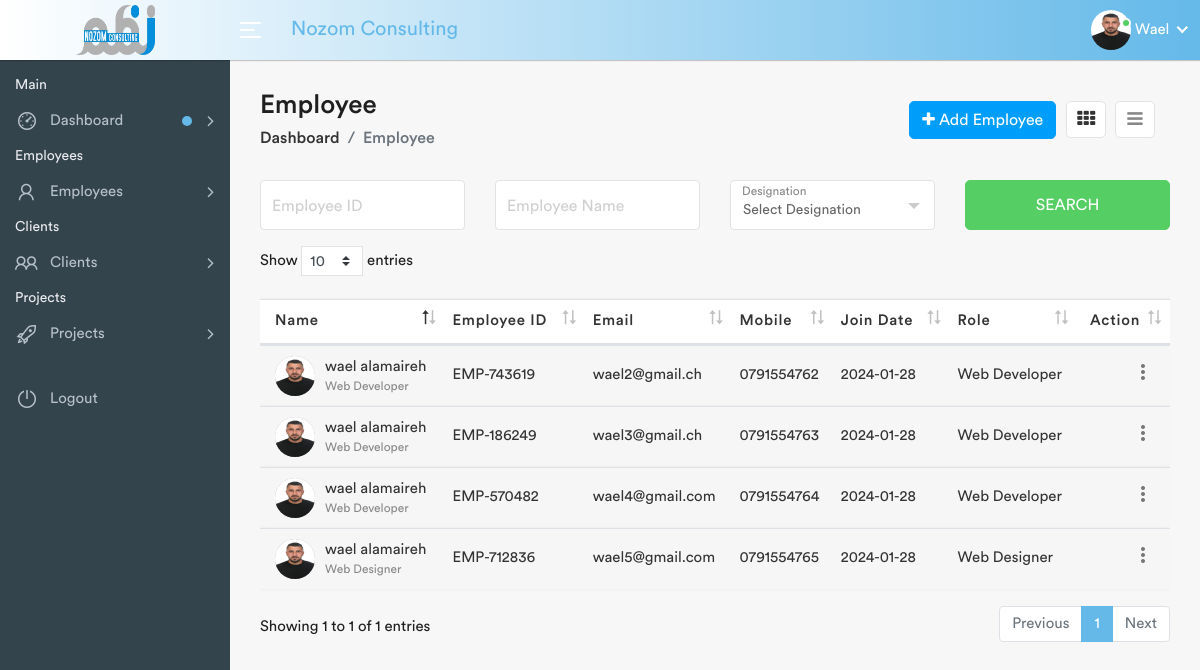
The app's page /employees-list.php (signed in) with its own data.
### tables this page shows
CREATE TABLE `users` (
  `id` int(11) NOT NULL,
  `FirstName` varchar(200) NOT NULL,
  `LastName` varchar(200) NOT NULL,
  `UserName` varchar(200) NOT NULL,
  `Email` varchar(100) NOT NULL,
  `Password` varchar(200) NOT NULL,
  `Phone` varchar(20) NOT NULL,
  `Address` varchar(200) NOT NULL,
  `Picture` varchar(255) NOT NULL,
  `dateTime` datetime NOT NULL DEFAULT current_timestamp()
);

CREATE TABLE `employees` (
  `id` int(11) NOT NULL,
  `FirstName` varchar(100) NOT NULL,
  `LastName` varchar(100) NOT NULL,
  `UserName` varchar(20) NOT NULL,
  `Email` varchar(100) NOT NULL,
  `Password` varchar(255) NOT NULL,
  `Employee_Id` varchar(50) NOT NULL,
  `Phone` varchar(20) NOT NULL,
  `Department` varchar(255) NOT NULL,
  `Designation` varchar(255) NOT NULL,
  `Joining_Date` date NOT NULL DEFAULT current_timestamp(),
  `Picture` varchar(200) NOT NULL,
  `DateTime` datetime NOT NULL DEFAULT current_timestamp()
);

### employees-list.php (the view, shortened to what this page needs)
<?php
	include_once("includes/functions.php");
 ?>
<!DOCTYPE html>
<html lang="en">
    <head>
        <link rel="stylesheet" href="assets/css/bootstrap.min.css">
        <link rel="stylesheet" href="assets/css/font-awesome.min.css">
        <link rel="stylesheet" href="assets/css/line-awesome.min.css">
		<link rel="stylesheet" href="assets/css/dataTables.bootstrap4.min.css">
		<link rel="stylesheet" href="assets/css/select2.min.css">
		<link rel="stylesheet" href="assets/css/bootstrap-datetimepicker.min.css">
        <link rel="stylesheet" href="assets/css/style.css">
    </head>
    <body>
        <div class="main-wrapper">
			<?php include_once("includes/header.php");?>
            <?php include_once("includes/sidebar.php");?>
            <div class="page-wrapper">
                <div class="content container-fluid">
					<div class="page-header">
						<div class="row align-items-center">
							<div class="col">
								<h3 class="page-title">Employee</h3>
								<ul class="breadcrumb">
									<li class="breadcrumb-item"><a href="index.php">Dashboard</a></li>
									<li class="breadcrumb-item active">Employee</li>
								</ul>
							</div>
							<div class="col-auto float-right ml-auto">
								<a href="#" class="btn btn-info" style="margin-left:10px;margin-right:10px;" data-toggle="modal" data-target="#add_employee"><i class="fa fa-plus"></i> Add Employee</a>
								<div class="view-icons">
									<a href="employees.php" title="Grid View" class="grid-view btn btn-link active"><i class="fa fa-th"></i></a>
									<a href="employees-list.php" title="Tabular View" class="list-view btn btn-link"><i class="fa fa-bars"></i></a>
								</div>
							</div>
						</div>
					</div>
					<div class="row filter-row">
						<div class="col-sm-6 col-md-3">
							<div class="form-group form-focus">
								<input type="text" class="form-control floating">
								<label class="focus-label">Employee ID</label>
							</div>
						</div>
						<div class="col-sm-6 col-md-3">
							<div class="form-group form-focus">
								<input type="text" class="form-control floating">
								<label class="focus-label">Employee Name</label>
							</div>
						</div>
						<div class="col-sm-6 col-md-3">
							<div class="form-group form-focus select-focus">
								<label class="focus-label">Designation</label>
							</div>
						</div>
						<div class="col-sm-6 col-md-3">
							<a href="#" class="btn btn-success btn-block"> Search </a>
						</div>
                    </div>
					<div class="row">
						<div class="col-md-12">
							<div class="table-responsive">
								<table class="table table-striped custom-table datatable">
									<thead>
										<tr>
											<th>Name</th>
											<th>Employee ID</th>
											<th>Email</th>
											<th>Mobile</th>
											<th class="text-nowrap">Join Date</th>
											<th>Role</th>
											<th class="text-right no-sort">Action</th>
										</tr>
									</thead>
									<?php
										$sql = "SELECT * FROM employees";
										$query = $dbh->prepare($sql);
										$query->execute();
										$results=$query->fetchAll(PDO::FETCH_OBJ);
										if($query->rowCount() > 0)
										{
										foreach($results as $row)
										{
									?>
									<tbody>
										<tr>
											<td>
												<h2 class="table-avatar">
													<a href="profile.php" class="avatar" style="width:40px;height:40px;"><img alt="picture" src="assets/img/profiles/<?php echo htmlentities($row->Picture);?>" style="width:40px;height:40px;"></a>
													<a href="profile.php"><?php echo htmlentities($row->FirstName)." ".htmlentities($row->LastName); ?><span><?php echo htmlentities($row->Designation);?></span></a>
												</h2>
											</td>
											<td><?php echo htmlentities($row->Employee_Id);?></td>
											<td><?php echo htmlentities($row->Email);?></td>
											<td><?php echo htmlentities($row->Phone);?></td>
											<td><?php echo htmlentities($row->Joining_Date);?></td>
											<td><?php echo htmlentities($row->Designation);?></td>
											<td class="text-right">
												<div class="dropdown dropdown-action">
													<a href="#" class="action-icon dropdown-toggle" data-toggle="dropdown" aria-expanded="false"><i class="material-icons">more_vert</i></a>
												</div>
											</td>
										</tr>
									</tbody>
									<?php $cnt +=1;
										}
									}?>
								</table>
							</div>
						</div>
					</div>
                </div>
            </div>
        </div>
    </body>
</html>

### includes/header.php (shortened to what this page needs)
<div class="header" style="background: linear-gradient(to right, white 0%, #64B9E9 100%);">
	<div class="header-left" >
		<a href="index.php" class="logo">
			<img src="assets/img/logo-nozom-icon.png" width="80" height="50" alt="">
		</a>
	</div>
	<a id="toggle_btn" href="javascript:void(0);">
		<span class="bar-icon" >
			<span></span>
			<span></span>
			<span></span>
		</span>
	</a>
	<div class="page-title-box" style="color:#64B9E9;">
		<h3 style="color:#64B9E9;">Nozom Consulting</h3>
	</div>
	<ul class="nav user-menu">
		<?php
		$sql = "SELECT * from users";
		$query = $dbh -> prepare($sql);
		$query->execute();
		$result=$query->fetch(PDO::FETCH_OBJ);
		?>
		<li class="nav-item dropdown has-arrow main-drop">
			<a href="#" class="dropdown-toggle nav-link" data-toggle="dropdown">
				<span class="user-img" style="width:40px;height:40px;"><img src="assets/img/profiles/<?php echo htmlentities($result->Picture);?>" style="width:40px;height:40px;" alt="User Picture">
				<span class="status online" ></span></span>
				<span><?php echo htmlentities(ucfirst($_SESSION['userlogin']));?></span>
			</a>
		</li>
	</ul>
</div>

### records on screen
users: Picture (picture)
employees: Picture (picture), FirstName "wael", LastName "alamaireh", Designation "Web Developer", Employee_Id "EMP-743619", Email "wael2@gmail.ch", Phone "0791554762", Joining_Date "2024-01-28"
employees: Picture (picture), FirstName "wael", LastName "alamaireh", Designation "Web Developer", Employee_Id "EMP-186249", Email "wael3@gmail.ch", Phone "0791554763", Joining_Date "2024-01-28"
employees: Picture (picture), FirstName "wael", LastName "alamaireh", Designation "Web Developer", Employee_Id "EMP-570482", Email "wael4@gmail.com", Phone "0791554764", Joining_Date "2024-01-28"
employees: Picture (picture), FirstName "wael", LastName "alamaireh", Designation "Web Designer", Employee_Id "EMP-712836", Email "wael5@gmail.com", Phone "0791554765", Joining_Date "2024-01-28"

### other values on screen
$_SESSION['userlogin'] "Wael"
